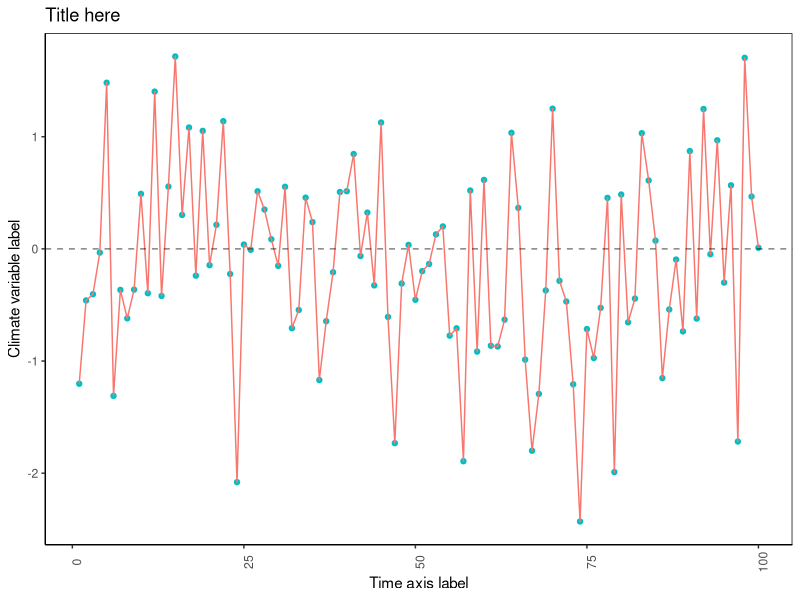

The R script that drew this image:
# create dummy data
set.seed(12423) ; t = seq(1:100)
set.seed(21341) ; y = rnorm(100)
dat = data.frame(t=t,y=y)

# call ggplot
library(ggplot2)

# plot pretty graph
# I recommend going through and just figuring out what each thing does but copying and pasting the code
# with one section at a time missing
ggplot(data=dat) +
    geom_point(aes(x=t,y=y,color='red')) +
    geom_line(aes(x=t,y=y,color='blue')) +
    xlab('Time axis label') +
    ylab('Climate variable label') +
    guides(color=FALSE) +
    geom_hline(linetype=2, yintercept = 0, alpha=0.5) +
    ggtitle('Title here') +
    theme_bw() + theme( panel.grid.major = element_blank(),axis.text.x = element_text(angle=90),
    panel.grid.minor = element_blank(), axis.line = element_line(colour = "black"),
    panel.border = element_rect(colour = "black"),strip.background = element_blank(),
    legend.position = 'bottom',legend.justification='center',
    legend.background = element_rect(fill="gray90", size=.5, linetype="dotted"))